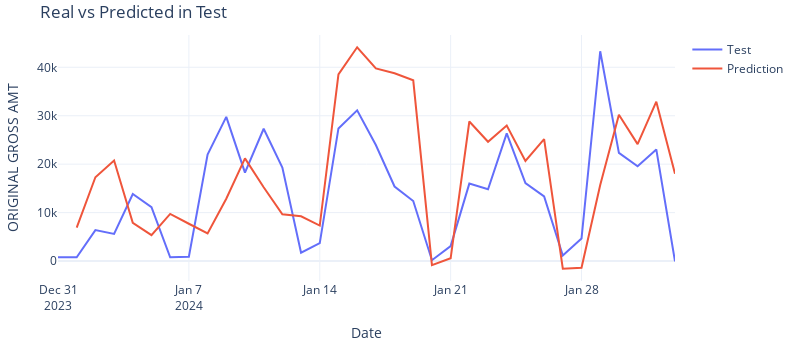

Notebook code cell kept with this figure:
### Code cell
fig = go.Figure()
trace1 = go.Scatter(x=dataTest.index, y=dataTest['ORIGINAL GROSS AMT'], name="Test", mode="lines")
trace2 = go.Scatter(x=predictions.index, y=predictions['pred'], name="Prediction", mode="lines")
fig.add_trace(trace1)
fig.add_trace(trace2)
fig.update_layout(
    template = 'plotly_white',
    title="Real vs Predicted in Test",
    xaxis_title="Date",
    yaxis_title='ORIGINAL GROSS AMT',
    width=800,
    height=350,
    margin=dict(l=20, r=20, t=35, b=20),
)
fig.show()
